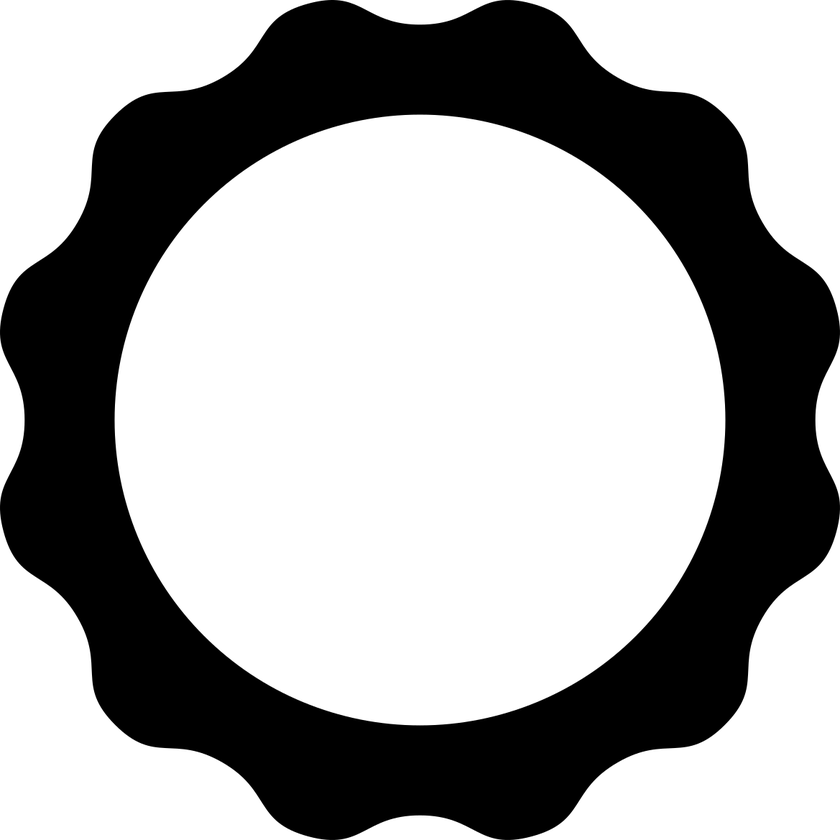
#> input picture morphology/e_2d.png, 840 x 840 px, shrunk from 1169 x 1169 before the run
$ jupyter execute --allow-errors pasta.ipynb
#> lines starting #> are read from the running program, lines starting #| are printed output that depends on the picture; after the words box and inside, x2 and y2 are one past the last pixel; in counts of white or black regions, pixels touching at a corner belong together
[cell 1]
import numpy as np
import seaborn as sns
import pandas as pd

import matplotlib.pyplot as plt

#> (a cell that did not finish here is left out)

[cell 3]
pasta_pal= {
    'spaghetti': "#d28ff9",
    'elicoidali': "#78c7ee",
    'mafalde': "#faab34",
    'fusilli': "#7ff9ae",
    'farfalle': "#f882b9",
}

pasta_pal_light = {
    'spaghetti': '#e4c1f9',
    'elicoidali': '#a9def9',
    'mafalde': "#fcdcbd",
    'fusilli': '#d0f4de',
    'farfalle': '#ff99c8',
}

pasta_pal_protocol = {
    'normal': '#777777',
    'time': '#cc0000'
}

[cell 4]
pasta_dict = {
    's': 'spaghetti',
    'e': 'elicoidali',
    'm': 'mafalde'
}

#> (the rest of this cell did not finish here and is left out)

#> (a cell that did not finish here is left out)

the elicoidali outlier is the time measurement

#> (a cell that did not finish here is left out)

#> (a cell that did not finish here is left out)

#> (a cell that did not finish here is left out)

## time

#> (a cell that did not finish here is left out)

#> (a cell that did not finish here is left out)

#> (a cell that did not finish here is left out)

#> (a cell that did not finish here is left out)

#> (a cell that did not finish here is left out)

## morphology simulation

[cell 14]
import cv2 as cv
from scipy.ndimage import distance_transform_edt, distance_transform_bf

[cell 15]
section_e = cv.imread('morphology/e_2d.png', cv.IMREAD_GRAYSCALE) == 0
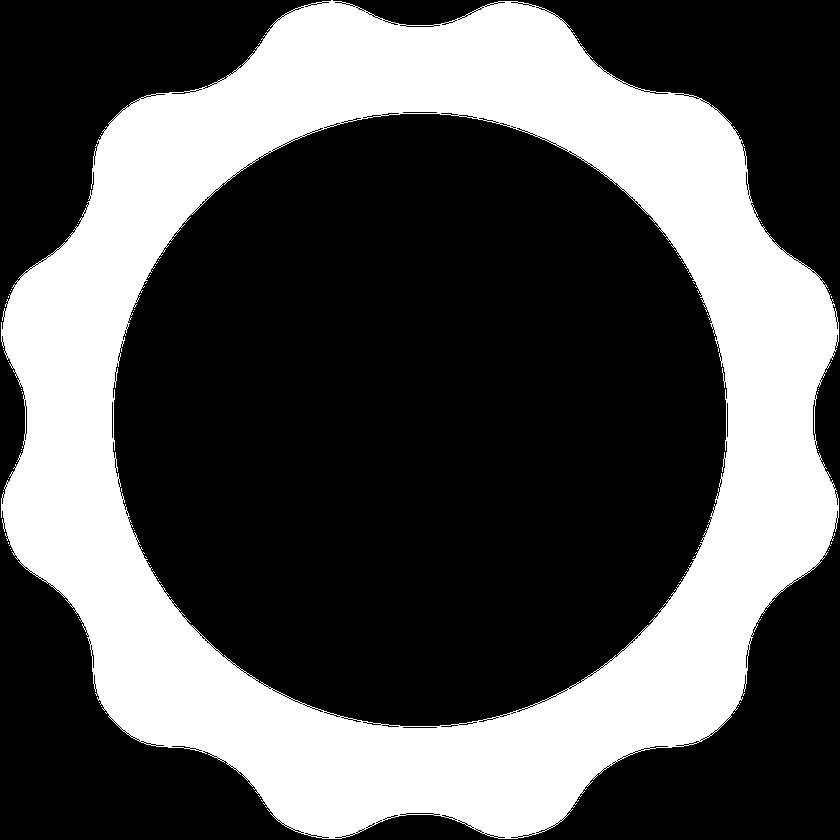
#> section_e: shape (840, 840) bool; 33.6% white; 76 white regions (75 under 20 px), largest, box (x1, y1, x2, y2) and area: (1, 0, 839, 839) 237232
section_e = np.pad(section_e, 10, constant_values=False)
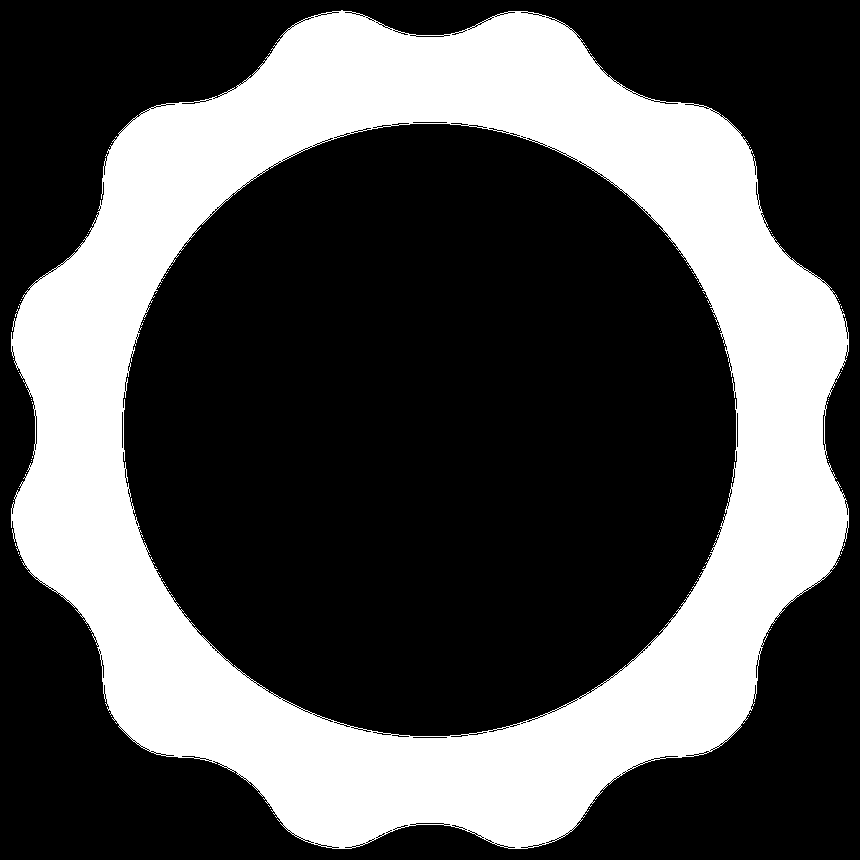
#> section_e: shape (860, 860) bool; 32.1% white; 76 white regions (75 under 20 px), largest, box (x1, y1, x2, y2) and area: (11, 10, 849, 849) 237232

plt.imshow(section_e)
plt.show()

dist_e = distance_transform_edt(section_e)
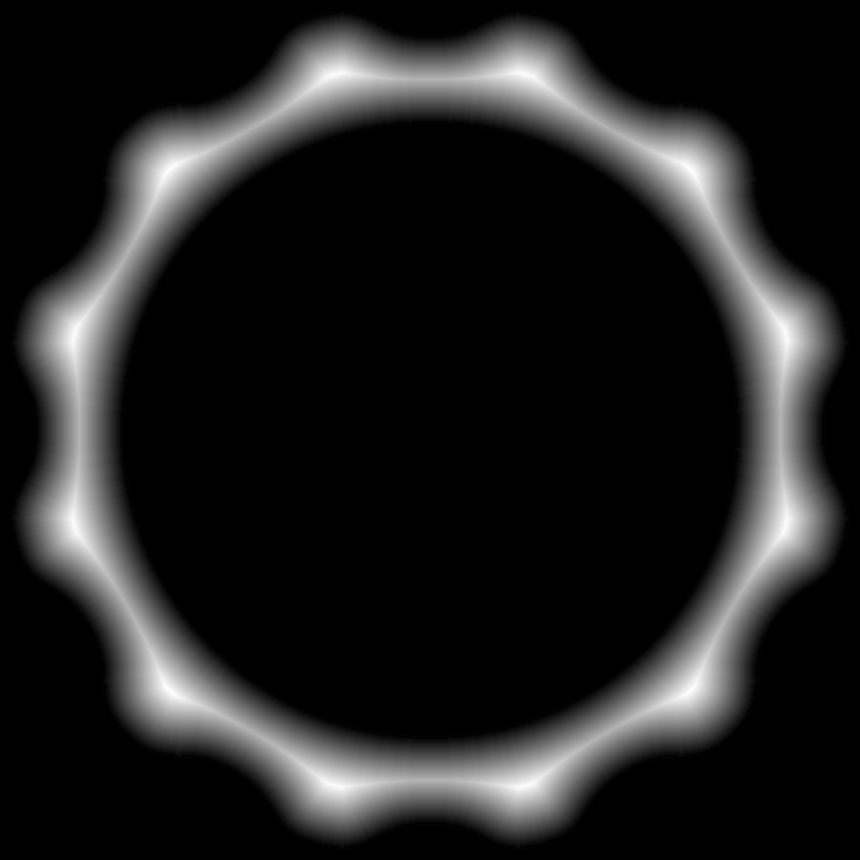
#> dist_e: shape (860, 860) float64; min 0, max 60.81, mean 8; drawn with min black and max white

plt.imshow(dist_e)

[cell 16]
def cum_dist(dist, bins=20):
#> called with bins = 20
    counts, edges = np.histogram(dist, bins=bins)
#> counts = 20 values, max 519608 at index 0, min 1361 at index 19, mean 36980; edges = 21 values from 0 to 60.81

    centers = 0.5 * (edges[:-1] + edges[1:])
#> centers = 20 values from 1.52 to 59.29

    counts = counts[1:]
#> counts = 19 values, max 14906 at index 5, min 1361 at index 18, mean 11578.5
    dist = centers[1:]
#> dist = 19 values from 4.56 to 59.29

    cum_perc = np.cumsum(counts) / np.sum(counts)
#> cum_perc = 19 values from 0.0641 to 1
    plt.plot(dist, cum_perc)
    plt.show()
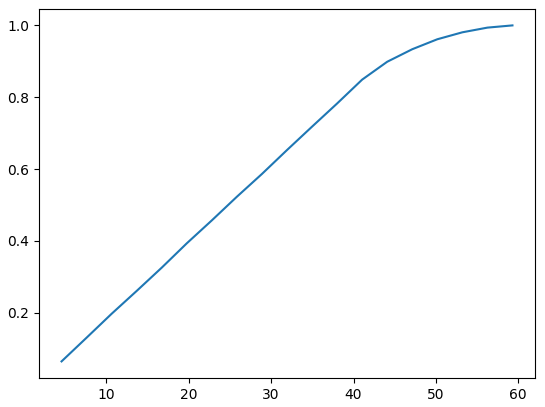
#> figure drawn by matplotlib, 1 panel; curve peaks at x = 59.29, y = 1

    return cum_perc, dist

[cell 17]
cum_perc_e, bins_e = cum_dist(dist_e)
#> cum_perc_e = 19 values from 0.0641 to 1; bins_e = 19 values from 4.56 to 59.29

[cell 18]
section_s = cv.imread('morphology/s_2d.png', cv.IMREAD_GRAYSCALE) == 0
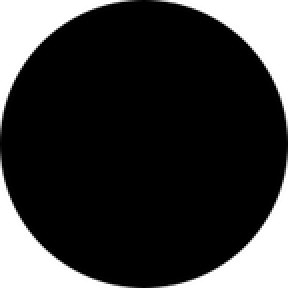
#> input picture morphology/s_2d.png, 144 x 144 px, shrunk from 200 x 200 before the run (shown 2 times larger)
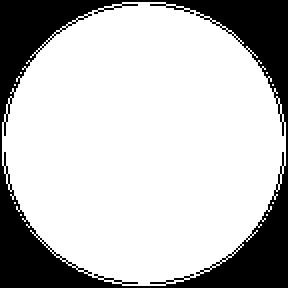
#> section_s: shape (144, 144) bool (shown 2 times larger); 75.1% white; 1 black region, box (x1, y1, x2, y2) and area: (0, 0, 144, 144) 5171
section_s = np.pad(section_s, 10, constant_values=False)
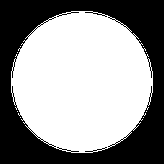
#> section_s: shape (164, 164) bool; 57.9% white; 1 black region, box (x1, y1, x2, y2) and area: (0, 0, 164, 164) 11331

plt.imshow(section_s)
plt.show()

dist_s = distance_transform_edt(section_s)
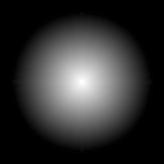
#> dist_s: shape (164, 164) float64; min 0, max 68.66, mean 13.2; drawn with min black and max white

plt.imshow(dist_s)

[cell 19]
cum_perc_s, bins_s = cum_dist(dist_s)
#> call 2 of cum_dist, with bins = 20
#> in cum_dist (call 2), `counts, edges = np.histogram(dist, bins=bins)`: counts = 20 values, max 13016 at index 0, min 60 at index 19, mean 1344.8; edges = 21 values from 0 to 68.66
#> in cum_dist (call 2), `centers = 0.5 * (edges[:-1] + edges[1:])`: centers = 20 values from 1.72 to 66.94
#> in cum_dist (call 2), `counts = counts[1:]`: counts = 19 values, max 1428 at index 0, min 60 at index 18, mean 730.5
#> in cum_dist (call 2), `dist = centers[1:]`: dist = 19 values from 5.15 to 66.94
#> in cum_dist (call 2), `cum_perc = np.cumsum(counts) / np.sum(counts)`: cum_perc = 19 values from 0.103 to 1
#> in cum_dist (call 2), `plt.show()`:
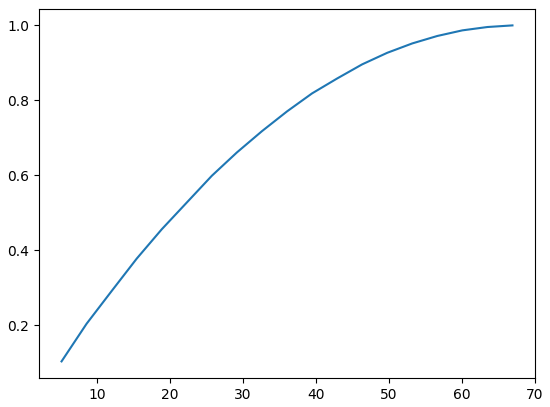
#> figure drawn by matplotlib, 1 panel; curve peaks at x = 66.94, y = 1
#> cum_perc_s = 19 values from 0.103 to 1; bins_s = 19 values from 5.15 to 66.94

[cell 20]
plt.plot(bins_s, cum_perc_s, color=pasta_pal['spaghetti'], label = 'spaghetti')
plt.plot(bins_e, cum_perc_e, color=pasta_pal['elicoidali'], label = 'elicoidali')
plt.legend()
plt.grid(axis='y', alpha = 0.5)
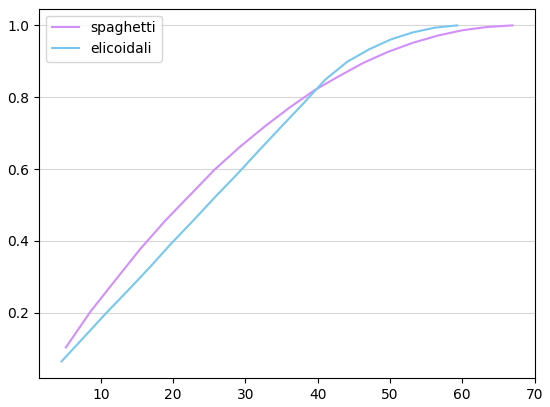
#> figure drawn by matplotlib, 1 panel; curve peaks at x = 66.94, y = 1; curve peaks at x = 59.29, y = 1
